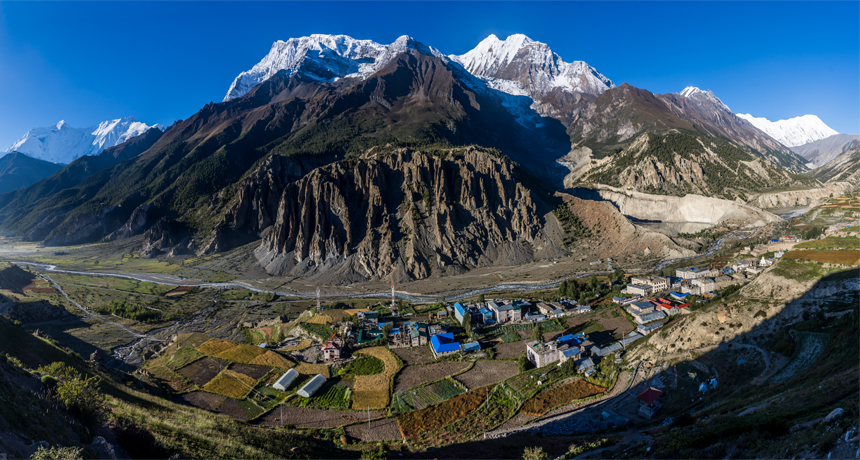
#> input picture img1.jpg, 860 x 460 px
$ python main.py
#> lines starting #> are read from the running program, lines starting #| are printed output that depends on the picture
import cv2
import numpy as np
import math
import matplotlib.pyplot as plt


img = cv2.imread('img1.jpg')
#> img is the input picture: shape (460, 860, 3); mean B, G, R 95.2, 80.5, 59.9
img = cv2.cvtColor(img, cv2.COLOR_BGR2GRAY)
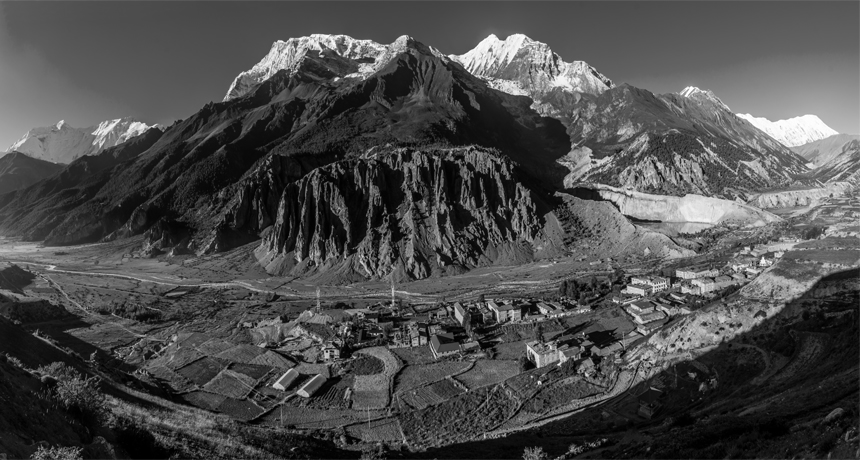
#> img: shape (460, 860); min 0, max 255, mean 76
block_size = 16
#cv2.imshow( "Display window", img );
#cv2.waitKey(0)
#print(img.shape)
n = img.shape[0]
#> n = 460
m = img.shape[1]
#> m = 860
print(n,m)
#| 460 860
arr_flattend = np.reshape(img,n*m)


#get frequency of colors from 0 - 255
fact = 1
freq_arr = np.zeros((256,),dtype=np.longdouble)
tot = n*m*fact
#> tot = 395600
for i in range(n*m):
    freq_arr[ arr_flattend[i] ] += (1*fact)
#> after the loop, freq_arr = 256 values, max 4744 at index 15, min 38 at index 255, mean 1545.3

#print(freq_arr)
#normalize frequencies

# for i in range(256):
#     freq_arr[i] /= (tot)


# get limits
limits = np.array([0],dtype=np.longdouble)
for i in range(1,257):
    limits = np.append(limits,limits[i-1]+freq_arr[i-1])
#> this loop made 256 passes
#> limits on passes 1 to 3: [0, 995], [0, 995, 2071], [0, 995, 2071, 3195]
#> after the loop, limits = 257 values from 0 to 395600
# handle 0 probs
def getUpper(j):
    # [7 lines of commented-out code are left out]
    return limits[j+1]

#integer encoding
# for i in range(1,limits.size):
#     print('pixel '+ str(i) + ' upper limit '+str(limits[i]) + ' in frequency '+str(freq_arr[i-1]))

percesion = 63
whole = pow(2,percesion) # represent 1 in float
half = whole/2
quarter = whole/4
print(whole,half,quarter)
# handle if blocksize not divible by n*m
additional = 0
if((n*m)%block_size != 0):
    if(n*m < block_size):
        block_size = n*m
    else:
        x = math.ceil(n*m/block_size)
        additional = x*block_size - n*m

# add additional values as -1
for i in range(additional):
    arr_flattend = np.append(arr_flattend,-1)
# [8 lines of commented-out code are left out]
arithmetic_code = np.array([])
loop_times = int((n*m+additional)/block_size)
#> loop_times = 24725
print('additional')
print(additional)
print('loop times')
print(loop_times)
#| 24725

count = 0

v = 0 # check if -1
R = tot # total number
#> R = 395600
for i in range(loop_times):
    a = 0 # loweer bound
    b = whole # upper bound
    if v == 1:
        break
    binary = np.array([],dtype=int)
    s = 0
    for j in range(block_size):
        if(arr_flattend[count] == -1):
            v=1
            break
        w = b-a
        pixel = arr_flattend[count]
#> (the run stopped early here; a loop or call above may not have finished)
